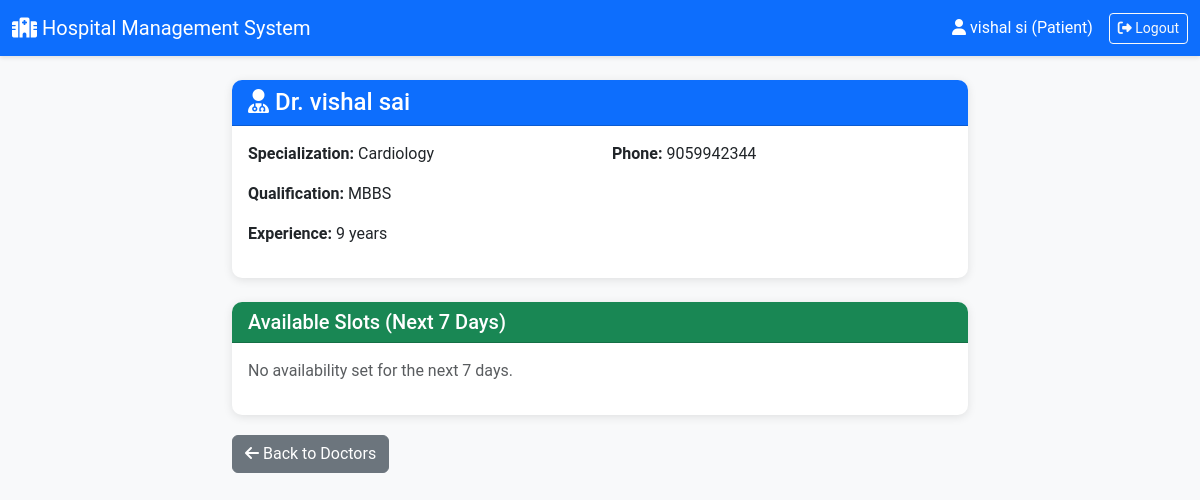
Page /patient/doctor/2 (signed in) on the committed database.
### app.py (models this page shows)
class Doctor(db.Model):
    id = db.Column(db.Integer, primary_key=True)
    user_id = db.Column(db.Integer, db.ForeignKey('user.id'), nullable=False)
    full_name = db.Column(db.String(100), nullable=False)
    specialization_id = db.Column(db.Integer, db.ForeignKey('department.id'), nullable=False)
    phone = db.Column(db.String(15))
    qualification = db.Column(db.String(200))
    experience_years = db.Column(db.Integer)
    is_active = db.Column(db.Boolean, default=True)
    user = db.relationship('User', backref='doctor_profile')
    appointments = db.relationship('Appointment', backref='doctor', lazy=True)
    availability = db.relationship('DoctorAvailability', backref='doctor', lazy=True)

class Department(db.Model):
    id = db.Column(db.Integer, primary_key=True)
    name = db.Column(db.String(100), unique=True, nullable=False)
    description = db.Column(db.Text)
    doctors = db.relationship('Doctor', backref='department', lazy=True)

### app.py (the view)
@app.route('/patient/doctor/<int:id>')
@login_required
@patient_required
def patient_doctor_detail(id):
    doctor = Doctor.query.get_or_404(id)
    today = datetime.now().date()
    week_end = today + timedelta(days=7)
    availability = DoctorAvailability.query.filter(
        DoctorAvailability.doctor_id == doctor.id,
        DoctorAvailability.date >= today,
        DoctorAvailability.date <= week_end,
        DoctorAvailability.is_available == True
    ).order_by(DoctorAvailability.date).all()
    return render_template('patient/doctor_detail.html', doctor=doctor, availability=availability)

### app.py (called while the page is built)
def login_required(func):
    @wraps(func)
    def wrapper(*args, **kwargs):
        if 'user_id' not in session:
            flash("Please log in first.", "warning")
            return redirect(url_for('login'))
        return func(*args, **kwargs)
    return wrapper

def patient_required(func):
    @wraps(func)
    def wrapper(*args, **kwargs):
        if session.get('role') != 'patient':
            flash("Patient access only.", "danger")
            return redirect(url_for('index'))
        return func(*args, **kwargs)
    return wrapper

### templates/patient/doctor_detail.html
{% extends "base.html" %}
{% block content %}
<div class="container mt-4">
    <div class="row justify-content-center">
        <div class="col-md-8">
            <div class="card mb-4">
                <div class="card-header bg-primary text-white">
                    <h4 class="mb-0"><i class="fas fa-user-md"></i> Dr. {{ doctor.full_name }}</h4>
                </div>
                <div class="card-body">
                    <div class="row">
                        <div class="col-md-6">
                            <p><strong>Specialization:</strong> {{ doctor.department.name }}</p>
                            <p><strong>Qualification:</strong> {{ doctor.qualification }}</p>
                            <p><strong>Experience:</strong> {{ doctor.experience_years }} years</p>
                        </div>
                        <div class="col-md-6">
                            <p><strong>Phone:</strong> {{ doctor.phone }}</p>
                        </div>
                    </div>
                </div>
            </div>
            <div class="card">
                <div class="card-header bg-success text-white">
                    <h5 class="mb-0">Available Slots (Next 7 Days)</h5>
                </div>
                <div class="card-body">
                    {% if availability %}
                    <table class="table">
                        <thead>
                            <tr>
                                <th>Date</th>
                                <th>Start Time</th>
                                <th>End Time</th>
                            </tr>
                        </thead>
                        <tbody>
                            {% for slot in availability %}
                            <tr>
                                <td>{{ slot.date }}</td>
                                <td>{{ slot.start_time.strftime('%H:%M') }}</td>
                                <td>{{ slot.end_time.strftime('%H:%M') }}</td>
                            </tr>
                            {% endfor %}
                        </tbody>
                    </table>
                    <div class="text-center mt-3">
                        <a href="{{ url_for('patient_book_appointment', doctor_id=doctor.id) }}" class="btn btn-primary">
                            <i class="fas fa-calendar-plus"></i> Book Appointment
                        </a>
                    </div>
                    {% else %}
                    <p class="text-muted">No availability set for the next 7 days.</p>
                    {% endif %}
                </div>
            </div>
            <div class="mt-3">
                <a href="{{ url_for('patient_doctors') }}" class="btn btn-secondary">
                    <i class="fas fa-arrow-left"></i> Back to Doctors
                </a>
            </div>
        </div>
    </div>
</div>
{% endblock %}

### templates/base.html (style rules this page uses)
body { font-family: 'Roboto', sans-serif; background-color: #f8f9fa; }
.card { border: none; border-radius: 10px; box-shadow: 0 2px 10px rgba(0,0,0,.1); margin-bottom: 20px; }
.card-header { ; color: white; border-radius: 10px 10px 0 0 !important; }

### rows in the picture
Doctor: full_name "vishal sai", qualification "MBBS", experience_years "9", phone "9059942344"
Department: department.name "Cardiology"

### other values in the picture
{{ session.username }} "vishal si"
{{ session.role|capitalize }} "Patient"
